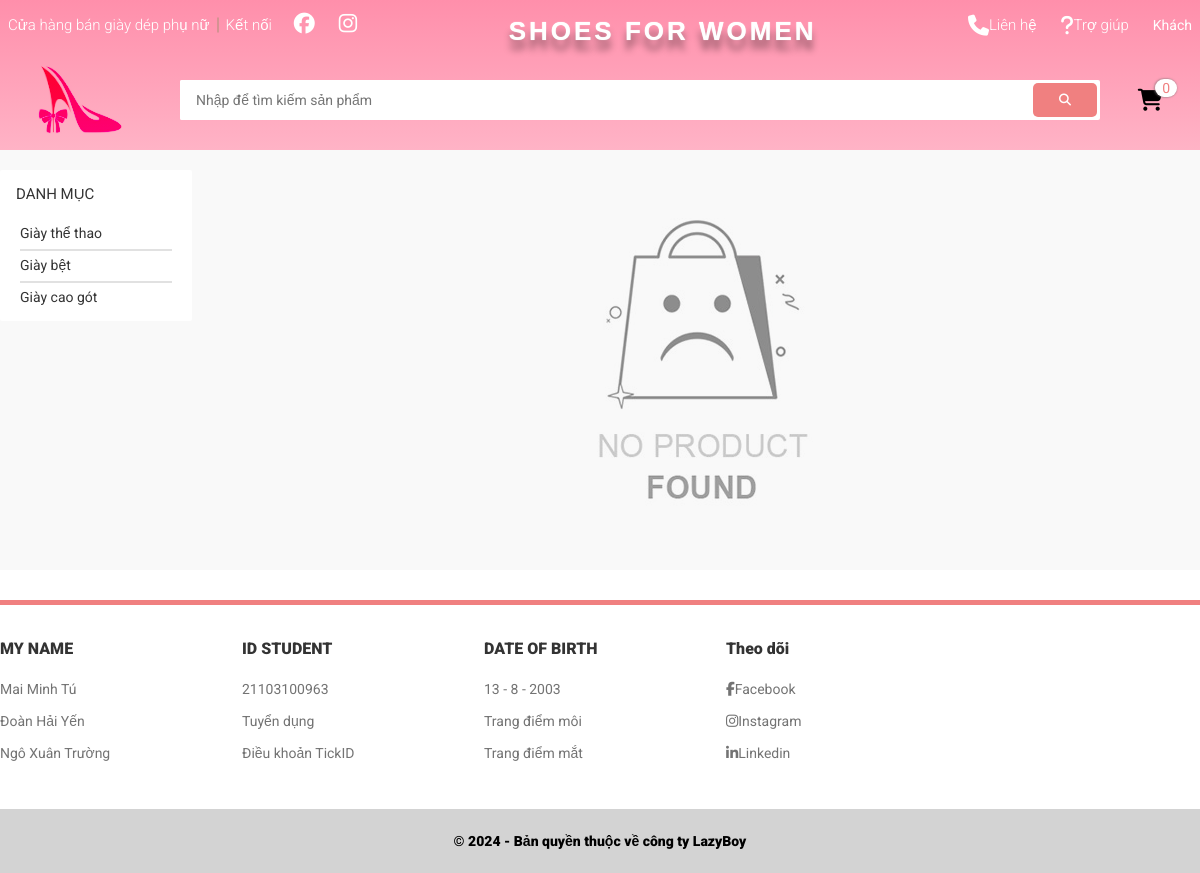
The app's page /app.php?view=product_category&id=21 with its own data.
### tables this page shows
CREATE TABLE `danhmuc` (
  `iddanhmuc` int(11) NOT NULL,
  `ten` varchar(100) NOT NULL,
  `thutu` int(100) NOT NULL
);

### views/products/list_category.php (the view)
<nav class="container__category">
    <h3 class="category__heading">
        Danh mục
    </h3>
    <ul class="category-list">
        <?php
        include $_SERVER['DOCUMENT_ROOT'] . '/BTL_WEB_html_css_php/config/config.php';
        $sql = "select * from danhmuc order by iddanhmuc DESC";
        $query = mysqli_query($connect, $sql);
        while ($row = mysqli_fetch_array($query)) {
        ?>
            <li class="category-item category-item--active">
                <a class="category-item__link" href="app.php?view=product_category&id=<?php echo $row['iddanhmuc'] ?>"><?php echo $row['ten'] ?></a>
            </li>
        <?php } ?>
    </ul>
</nav>

### assets/css/base.css (style rules this page uses)
:root { --white-color: white; --black-color:black; --text-color:#333; --border-color:#dbdbdb; --primary-color:lightcoral; --bar-height:50px; --header-height:150px; --header-with-search-height:calc(var(--header-height) - var(--bar-height)); }
* { box-sizing: inherit; }
html { font-size: 62.5%; line-height: 1.6rem; font-family: "Roboto", sans-serif; box-sizing: border-box; }

### assets/css/main.css (style rules this page uses)
.container__category { background-color: var(--white-color); border-radius: 2px; }
.category__heading { color: var(--text-color); font-size: 1.5rem; font-weight: 400; padding: 16px 16px 0; margin-top: 0; text-transform: uppercase; }
.category-list { padding: 0 0 8px 0; list-style: none; }
.category-item { position: relative; }
.category-item:first-child::before { display: none; }
.category-item::before { content: ""; position: absolute; border: 1px solid #e1e1e1; top: 0; left: 20px; right: 20px; }
.category-item__link { position: relative; text-decoration: none; color: var(--text-color); font-size: 1.4rem; padding: 8px 20px; display: block; text-overflow: ellipsis; white-space: nowrap; overflow: hidden; }

### records on screen
danhmuc: ten "Giày thể thao"
danhmuc: ten "Giày bệt"
danhmuc: ten "Giày cao gót"
